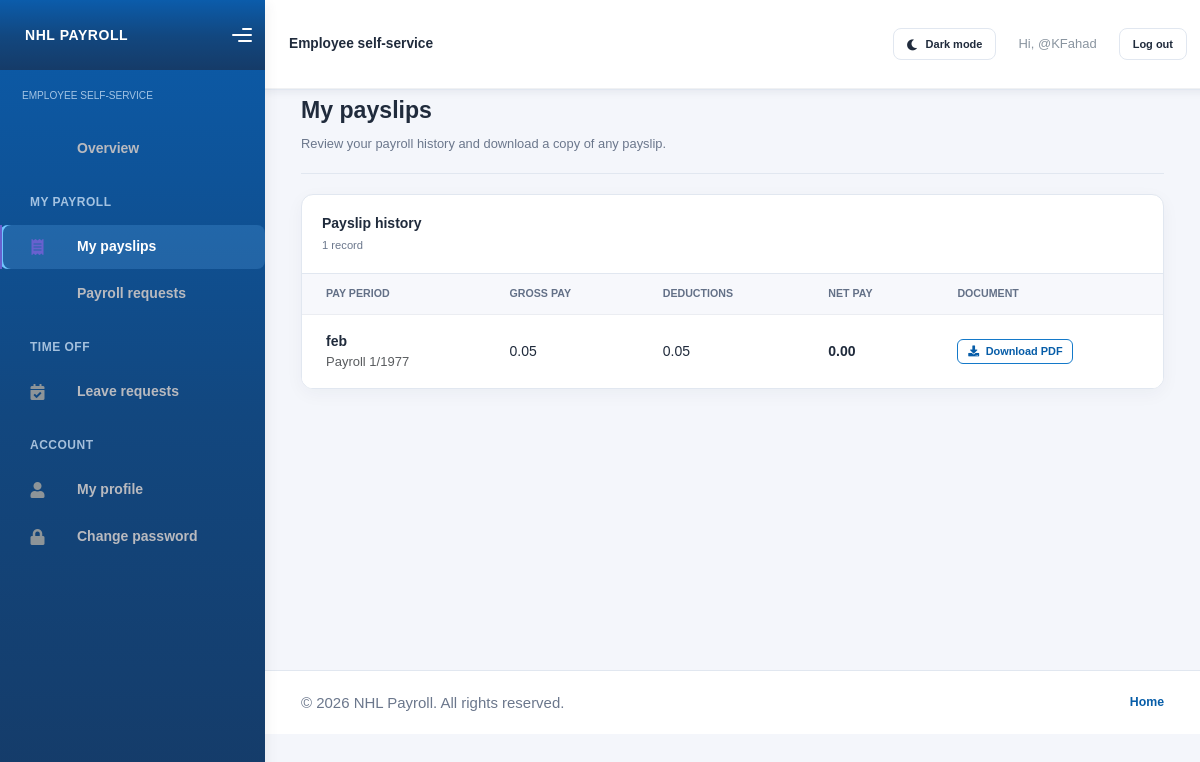
The page /my-payslips/ (signed in) on the database its author committed.
### payroll/models.py (models this page shows, shortened)
class Payslip(models.Model):
    employee = models.ForeignKey(Employee,  on_delete=models.CASCADE)
    payroll = models.ForeignKey(Payroll,  on_delete=models.CASCADE)
    pay_period = models.CharField(max_length=50)
    gross_pay = models.DecimalField(
        max_digits=10, decimal_places=2, validators=[MinValueValidator(0)]
    )
    deductions = models.DecimalField(
        max_digits=10, decimal_places=2, validators=[MinValueValidator(0)]
    )
    net_pay =models.DecimalField(max_digits=10,decimal_places=2,blank=True,null=True)
    class Meta:
        constraints = [
            models.CheckConstraint(
                condition=Q(gross_pay__gte=0),
                name="payslip_gross_pay_nonnegative",
            ),
            models.CheckConstraint(
                condition=Q(deductions__gte=0),
                name="payslip_deductions_nonnegative",
            ),
            models.CheckConstraint(
                condition=Q(deductions__lte=models.F("gross_pay")),
                name="payslip_deductions_lte_gross_pay",
            ),
        ]

class Payroll(models.Model):
    month = models.IntegerField(
        validators=[MinValueValidator(1), MaxValueValidator(12)]
    )
    year = models.IntegerField(
        validators=[MinValueValidator(1900), MaxValueValidator(9999)]
    )
    status = models.CharField(max_length=20, default='pending')
    class Meta:
        constraints = [
            models.CheckConstraint(
                condition=Q(month__gte=1) & Q(month__lte=12),
                name="payroll_month_between_1_and_12",
            ),
            models.CheckConstraint(
                condition=Q(year__gte=1900) & Q(year__lte=9999),
                name="payroll_year_between_1900_and_9999",
            ),
            models.UniqueConstraint(
                fields=["month", "year"],
                name="unique_payroll_period",
            ),
        ]

### payroll/views.py (the view)
# urls.py: path('my-payslips/',employee_payslips_view,name='employee_payslips_page'),
@login_required
def employee_payslips_view(request):
    employee = _linked_employee_or_home(request)
    if employee is None:
        return redirect("home_page")
    payslips = (
        Payslip.objects.filter(employee=employee)
        .select_related("payroll")
        .order_by("-payroll__year", "-payroll__month")
    )
    return render(
        request,
        "employee_payslips.html",
        {"employee": employee, "payslips": payslips},
    )

### payroll/views.py (called while the page is built)
def _linked_employee_or_home(request):
    employee = Employee.objects.filter(user=request.user).first()
    if employee is None:
        messages.warning(
            request,
            "Your account is not linked to an employee record yet. Ask payroll staff to link it from Employees > Edit.",
        )
        return None
    return employee

### payroll/templates/employee_payslips.html (shortened to what this page needs)
{% extends "./base.html" %}
{% block content %}
<div class="page-shell">
    <div class="page-header">
        <div>
            <h1>My payslips</h1>
            <p>Review your payroll history and download a copy of any payslip.</p>
        </div>
    </div>
    <section class="card" aria-labelledby="payslip-history-heading">
        <div class="list-card-header">
            <div><h2 id="payslip-history-heading">Payslip history</h2><span>{{ payslips|length }} record{{ payslips|length|pluralize }}</span></div>
        </div>
        <div class="table-responsive">
            <table class="table align-middle mb-0">
                <thead>
                    <tr>
                        <th scope="col">Pay period</th>
                        <th scope="col">Gross pay</th>
                        <th scope="col">Deductions</th>
                        <th scope="col">Net pay</th>
                        <th scope="col">Document</th>
                    </tr>
                </thead>
                <tbody>
                    {% for payslip in payslips %}
                    <tr>
                        <td><strong>{{ payslip.pay_period }}</strong><span class="d-block text-muted small">Payroll {{ payslip.payroll.month }}/{{ payslip.payroll.year }}</span></td>
                        <td>{{ payslip.gross_pay|floatformat:2 }}</td>
                        <td>{{ payslip.deductions|floatformat:2 }}</td>
                        <td><strong>{{ payslip.net_pay|floatformat:2 }}</strong></td>
                        <td><a class="btn btn-sm btn-outline-primary" data-payslip-download href="{% url 'download_payslip_page' payslip.id %}"><i class="fas fa-download me-1" aria-hidden="true"></i> Download PDF</a></td>
                    </tr>
                    {% empty %}
                    <tr><td colspan="5"><div class="employee-empty-state"><span class="employee-empty-icon"><i class="fas fa-file-invoice-dollar" aria-hidden="true"></i></span><h3>No payslips available</h3><p>Your payroll team will publish your payslip here once it is ready.</p></div></td></tr>
                    {% endfor %}
                </tbody>
            </table>
        </div>
    </section>
</div>
{% endblock content %}

### payroll/templates/base.html (shortened to what this page needs)
 <!DOCTYPE html>
<html>
    {%load static%}
    {% load crispy_forms_tags %}
<head>
    <link rel="stylesheet" href="{% static 'Kaiadmin/assets/css/bootstrap.min.css' %}">
    <link rel="stylesheet" href="{% static 'Kaiadmin/assets/css/plugins.min.css' %}">
    <link rel="stylesheet" href="{% static 'Kaiadmin/assets/css/kaiadmin.min.css' %}">
    <link rel="stylesheet" href="{% static 'Kaiadmin/assets/css/fonts.min.css' %}">
</head>
<body>
    <div class="wrapper">
        {% if user.is_authenticated %}
        <aside class="sidebar{% if not user.is_staff %} employee-sidebar{% endif %}" data-background-color="dark">
            <div class="sidebar-logo">
                <div class="logo-header" data-background-color="dark">
                    <a class="logo payroll-brand" href="{% if user.is_staff %}{% url 'dashboard_page' %}{% else %}{% url 'home_page' %}{% endif %}">NHL PAYROLL</a>
                    <div class="nav-toggle">
                        <button class="btn btn-toggle toggle-sidebar" type="button" aria-label="Toggle sidebar">
                            <i class="gg-menu-right"></i>
                        </button>
                    </div>
                </div>
            </div>
            <div class="sidebar-wrapper scrollbar scrollbar-inner">
                <div class="sidebar-content">
                    {% if user.is_staff %}
                    <ul class="nav nav-secondary">
                        <li class="nav-item {% if request.resolver_match.url_name == 'dashboard_page' %}active{% endif %}">
                            <a class="payroll-nav-link" href="{% url 'dashboard_page' %}"><i class="fas fa-chart-line"></i><p>Overview</p></a>
                        </li>
                        <li class="nav-section"><span class="sidebar-mini-icon"><i class="fa fa-ellipsis-h"></i></span><h4 class="text-section">People</h4></li>
                        <li class="nav-item {% if 'employee' in request.path %}active{% endif %}"><a class="payroll-nav-link" href="{% url 'add_employee_page' %}"><i class="fas fa-users"></i><p>Employees</p></a></li>
                        <li class="nav-item {% if 'department' in request.path %}active{% endif %}"><a class="payroll-nav-link" href="{% url 'add_department_page' %}"><i class="fas fa-building"></i><p>Departments</p></a></li>
                        <li class="nav-item {% if 'position' in request.path %}active{% endif %}"><a class="payroll-nav-link" href="{% url 'add_position_page' %}"><i class="fas fa-briefcase"></i><p>Positions</p></a></li>
                        <li class="nav-item {% if 'salary_scale' in request.path %}active{% endif %}"><a class="payroll-nav-link" href="{% url 'add_salary_scale_page' %}"><i class="fas fa-coins"></i><p>Salary scales</p></a></li>
                        <li class="nav-section"><span class="sidebar-mini-icon"><i class="fa fa-ellipsis-h"></i></span><h4 class="text-section">Payroll</h4></li>
                        <li class="nav-item {% if 'payroll' in request.path %}active{% endif %}"><a class="payroll-nav-link" href="{% url 'add_payroll_page' %}"><i class="fas fa-file-invoice-dollar"></i><p>Payroll runs</p></a></li>
                        <li class="nav-item {% if 'payslip' in request.path %}active{% endif %}"><a class="payroll-nav-link" href="{% url 'add_payslip_page' %}"><i class="fas fa-receipt"></i><p>Payslips</p></a></li>
                        <li class="nav-item {% if 'staff/leave-requests' in request.path %}active{% endif %}"><a class="payroll-nav-link" href="{% url 'staff_leave_requests_page' %}"><i class="fas fa-calendar-check"></i><p>Leave requests</p></a></li>
                        <li class="nav-item {% if 'staff/payroll-requests' in request.path %}active{% endif %}"><a class="payroll-nav-link" href="{% url 'staff_payroll_requests_page' %}"><i class="fas fa-clipboard-check"></i><p>Correction queue</p></a></li>
                        <li class="nav-item {% if 'staff/employee-data-requests' in request.path %}active{% endif %}"><a class="payroll-nav-link" href="{% url 'staff_employee_data_requests_page' %}"><i class="fas fa-user-check"></i><p>Employee approvals</p></a></li>
                        <li class="nav-item {% if request.resolver_match.url_name == 'home_page' %}active{% endif %}"><a class="payroll-nav-link" href="{% url 'home_page' %}"><i class="fas fa-house"></i><p>Home</p></a></li>
                    </ul>
                    {% else %}
                    <div class="employee-sidebar-caption">EMPLOYEE SELF-SERVICE</div>
                    <ul class="nav nav-secondary">
                        <li class="nav-item {% if request.resolver_match.url_name == 'home_page' %}active{% endif %}">
                            <a class="payroll-nav-link" href="{% url 'home_page' %}"><p>Overview</p></a>
                        </li>
                        <li class="nav-section"><span class="sidebar-mini-icon"></span><h4 class="text-section">My payroll</h4></li>
                        <li class="nav-item {% if request.resolver_match.url_name == 'employee_payslips_page' %}active{% endif %}">
                            <a class="payroll-nav-link" href="{% url 'employee_payslips_page' %}"><i class="fas fa-receipt"></i><p>My payslips</p></a>
                        </li>
                        <li class="nav-item {% if request.resolver_match.url_name == 'employee_payroll_requests_page' %}active{% endif %}">
                            <a class="payroll-nav-link" href="{% url 'employee_payroll_requests_page' %}"><p>Payroll requests</p></a>
                        </li>
                        <li class="nav-section"><span class="sidebar-mini-icon"></span><h4 class="text-section">Time off</h4></li>
                        <li class="nav-item {% if request.resolver_match.url_name == 'leave_request_page' %}active{% endif %}">
                            <a class="payroll-nav-link" href="{% url 'leave_request_page' %}"><i class="fas fa-calendar-check"></i><p>Leave requests</p></a>
                        </li>
                        <li class="nav-section"><span class="sidebar-mini-icon"></span><h4 class="text-section">Account</h4></li>
                        <li class="nav-item {% if request.resolver_match.url_name == 'employee_profile_page' %}active{% endif %}">
                            <a class="payroll-nav-link" href="{% url 'employee_profile_page' %}"><i class="fas fa-user"></i><p>My profile</p></a>
                        </li>
                        <li class="nav-item {% if request.resolver_match.url_name == 'password_change' %}active{% endif %}">
                            <a class="payroll-nav-link" href="{% url 'password_change' %}"><i class="fas fa-lock"></i><p>Change password</p></a>
                        </li>
                    </ul>
                    {% endif %}
                </div>
            </div>
        </aside>
        {% endif %}
        {% if user.is_authenticated %}
        <button class="mobile-nav-overlay" type="button" tabindex="-1" aria-label="Close navigation"></button>
        {% endif %}
        <div class="main-panel{% if not user.is_authenticated %} main-panel-auth{% endif %}">
            <div class="main-header">
                <nav class="navbar navbar-header navbar-header-transparent navbar-expand-lg border-bottom">
                    <div class="container-fluid">
                        <span class="navbar-brand mb-0 h1">{% if user.is_staff %}Payroll Management{% elif user.managed_department %}Department manager{% elif user.is_authenticated %}Employee self-service{% else %}Payroll Management{% endif %}</span>
                        <ul class="navbar-nav topbar-nav ms-md-auto align-items-center">
                            <li class="nav-item">
                                <button
                                    type="button"
                                    class="btn btn-sm btn-outline-secondary theme-toggle"
                                    id="theme-toggle"
                                    aria-label="Switch to dark mode"
                                    aria-pressed="false"
                                >
                                    <i class="fas fa-moon" id="theme-toggle-icon" aria-hidden="true"></i>
                                    <span id="theme-toggle-label">Dark mode</span>
                                </button>
                            </li>
                            {% if user.is_authenticated %}
                            <li class="nav-item"><span class="nav-link">Hi, {{ user.get_username }}</span></li>
                            <li class="nav-item">
                                <form method="post" action="{% url 'logout' %}">
                                    <button type="submit" class="btn btn-sm btn-outline-secondary">Log out</button>
                                </form>
                            </li>
                            {% else %}
                            <li class="nav-item"><a class="nav-link" href="{% url 'login' %}">Log in</a></li>
                            <li class="nav-item"><a class="nav-link" href="{% url 'sign_up_page' %}">Sign up</a></li>
                            {% endif %}
                        </ul>
                    </div>
                </nav>
            </div>
            <main class="content-wrapper payroll-content">
                {% block content %}{% endblock content %}
            </main>
            <footer class="site-footer">
                <p>&copy; {% now "Y" %} NHL Payroll. All rights reserved.</p>
                <nav class="site-footer-links" aria-label="Footer navigation">
                    {% if user.is_staff %}
                    <a href="{% url 'dashboard_page' %}">Dashboard</a>
                    {% else %}
                    <a href="{% url 'index_page' %}">Home</a>
                    {% endif %}
                </nav>
            </footer>
        </div>
    </div>
</body>
</html>

### rows shown on the page
Payslip: pay_period "feb", payroll.month "1", payroll.year "1977", gross_pay "0.05", deductions "0.05", net_pay "0.00"

### other values the page prints
{{ user.get_username }} "@KFahad"
{{ payslips|length }} "1"
